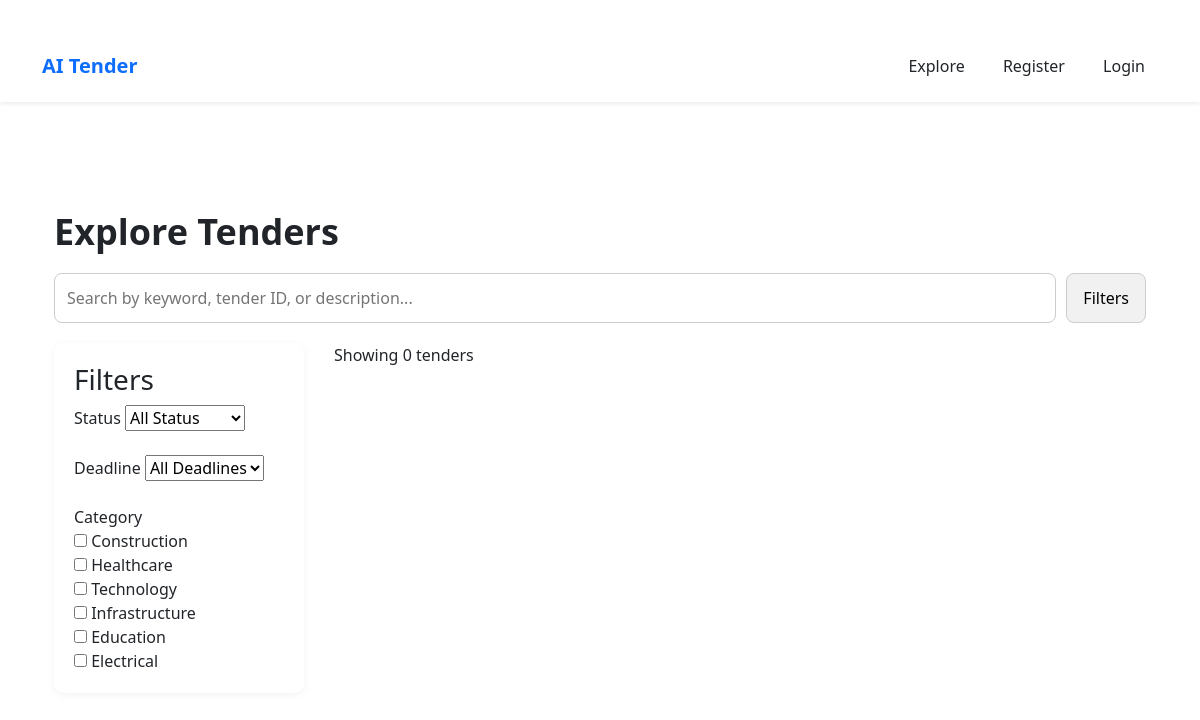
Before: /explore with the older database file.
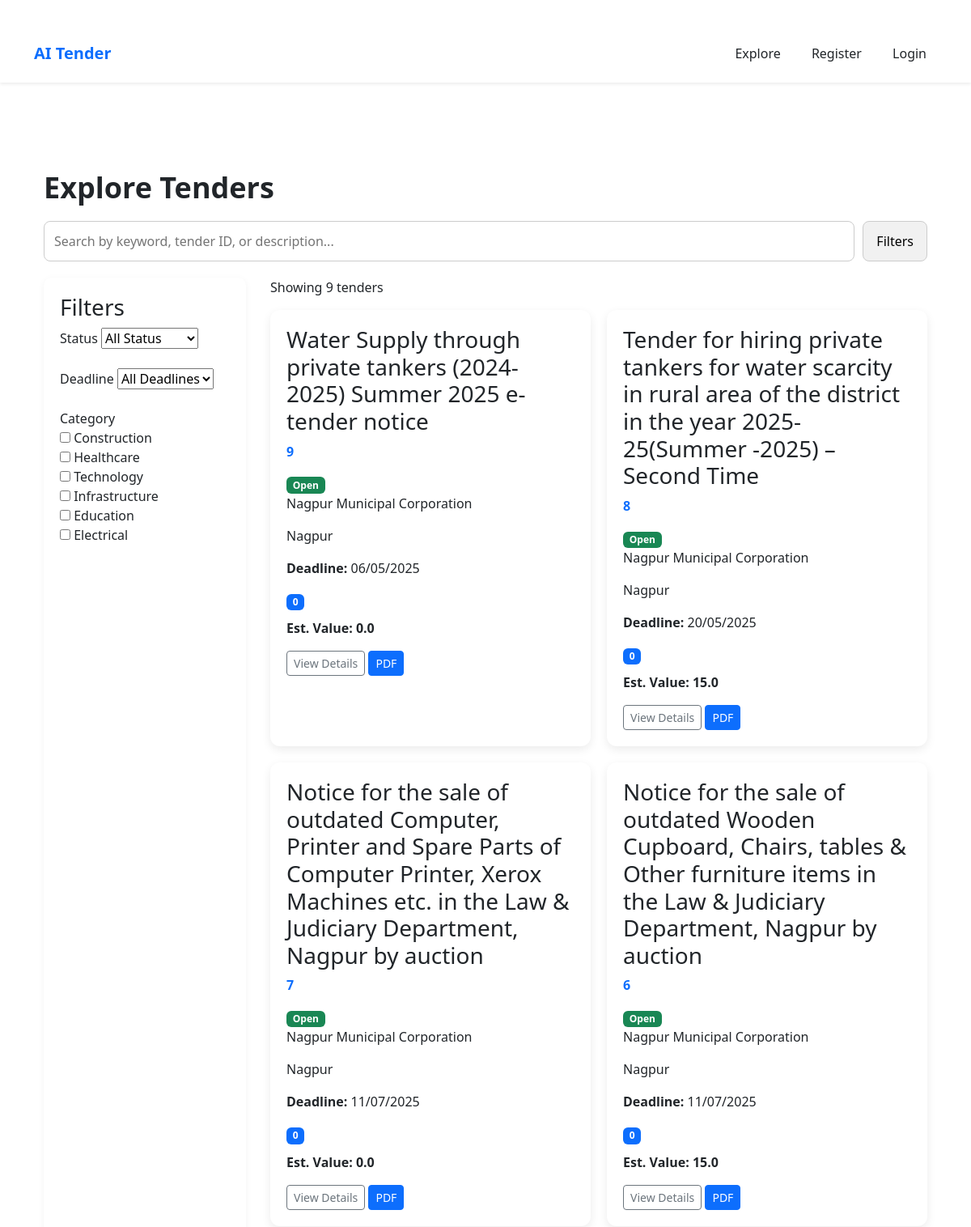
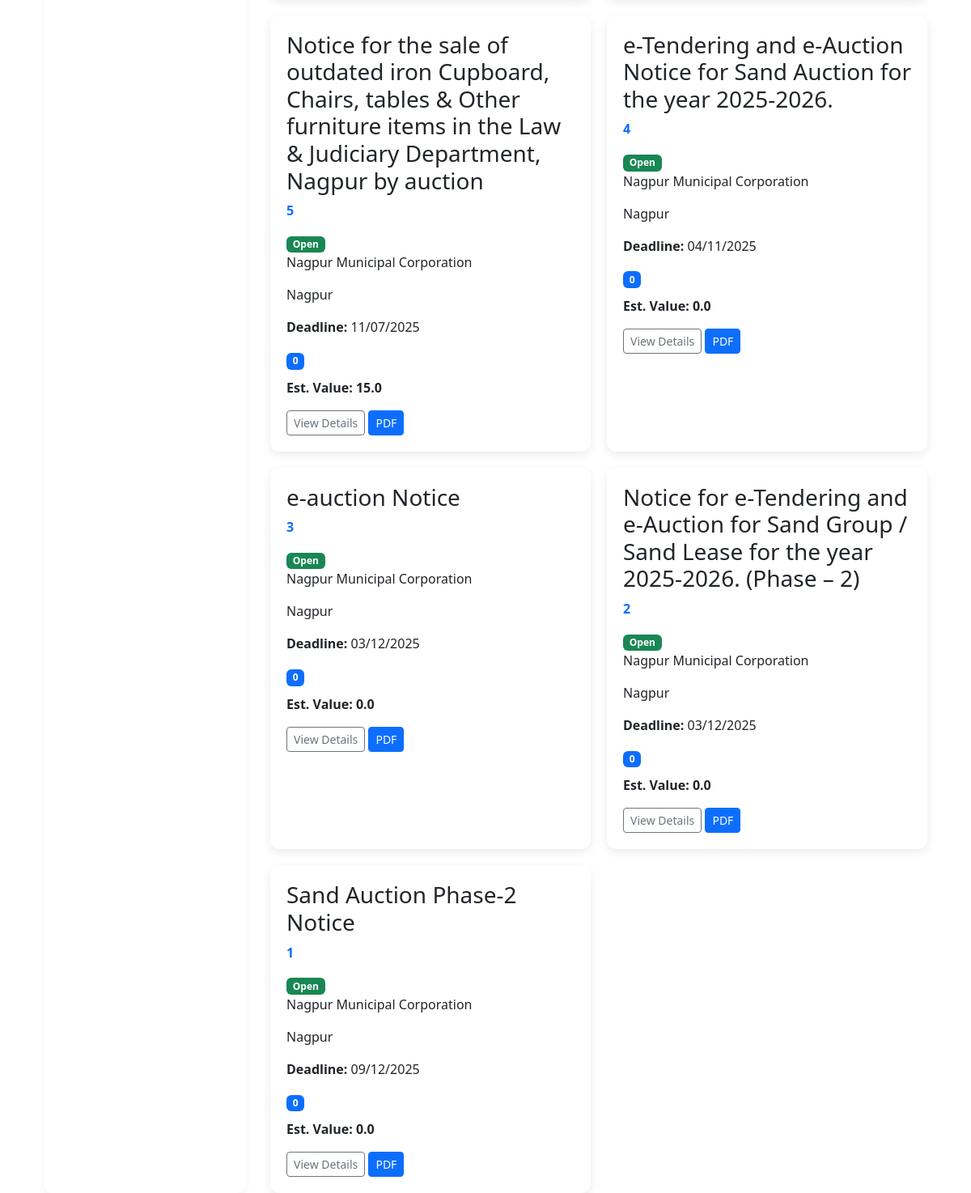
After: the same page with the newer database file (2 pictures, top to bottom).
### tables this page shows
CREATE TABLE tenders (
        id INTEGER PRIMARY KEY AUTOINCREMENT,
        title TEXT,
        department TEXT,
        location TEXT,
        deadline TEXT,
        emd INTEGER,
        category TEXT,
        description TEXT,
        relevance_score REAL,
        risk_score REAL,
        difficulty_score REAL,
        fit_score REAL
    );

### app.py (the view)
@app.route("/explore")
def explore():
    conn = get_connection()
    cursor = conn.cursor()
    cursor.execute("""
        SELECT id, title, department, location, deadline, emd,
               relevance_score, risk_score, difficulty_score, fit_score
        FROM tenders
        ORDER BY id DESC
    """)
    tenders = cursor.fetchall()
    conn.close()
    return render_template("explore.html", tenders=tenders)

### database.py (called while the page is built)
def get_connection():
    conn = sqlite3.connect(DB_NAME)
    conn.row_factory = sqlite3.Row
    return conn

### templates/explore.html (shortened to what this page needs)
{% extends "base.html" %}
{% block content %}
<div class="container">
<h1 class="title">Explore Tenders</h1>
<div class="search-bar">
<input type="text" placeholder="Search by keyword, tender ID, or description...">
<button class="filter-btn">Filters</button>
</div>
<div class="explore-layout">
<div class="filters">
<h3>Filters</h3>
<label>Status</label>
<select>
<option>All Status</option>
</select>
<br><br>
<label>Deadline</label>
<select>
<option>All Deadlines</option>
</select>
<br><br>
<label>Category</label><br>
<input type="checkbox"> Construction <br>
<input type="checkbox"> Healthcare <br>
<input type="checkbox"> Technology <br>
<input type="checkbox"> Infrastructure <br>
<input type="checkbox"> Education <br>
<input type="checkbox"> Electrical <br>
</div>
<div class="tenders">
<p>Showing {{ tenders|length }} tenders</p>
<div class="tender-grid">
{% for tender in tenders %}
<div class="tender-card">
<h3>{{ tender[1] }}</h3>
<p style="color:#0d6efd;font-weight:600;">
{{ tender[0] }}
</p>
<span class="badge bg-success">Open</span>
<p>{{ tender[2] }}</p>
<p>{{ tender[3] }}</p>
<p><b>Deadline:</b> {{ tender[4] }}</p>
<span class="badge bg-primary">{{ tender[5] }}</span>
<p style="margin-top:10px;font-weight:600;">
Est. Value: {{ tender[6] }}
</p>
<div style="margin-top:10px;">
<button class="btn btn-outline-secondary btn-sm">View Details</button>
<button class="btn btn-primary btn-sm">PDF</button>
</div>
</div>
{% endfor %}
</div>
</div>
</div>
</div>
{% endblock %}

### templates/base.html (shortened to what this page needs)
<!DOCTYPE html>
<html lang="en">
<head>
    <link href="https://cdn.jsdelivr.net/npm/bootstrap@5.3.2/dist/css/bootstrap.min.css" rel="stylesheet">
    <link rel="stylesheet" href="{{ url_for('static', filename='css/style.css') }}">
<link href="https://cdn.jsdelivr.net/npm/bootstrap@5.3.2/dist/css/bootstrap.min.css" rel="stylesheet">
</head>
<body>
<nav class="navbar navbar-expand-lg navbar-light shadow-sm py-3">
    <div class="container">
        <a class="navbar-brand fw-bold text-olive" href="/">AI Tender</a>
        <div class="ms-auto">
            <a href="/explore" class="btn btn-outline-olive me-2">Explore</a>
            <a href="/register" class="btn btn-beige me-2">Register</a>
            <a href="/login" class="btn btn-olive">Login</a>
        </div>
    </div>
</nav>
<div class="container mt-5">
    {% block content %}{% endblock %}
</div>
</body>
</html>

### static/css/style.css (style rules this page uses)
body { background:#f4f7fb; font-family:'Segoe UI', Tahoma, Geneva, Verdana, sans-serif; }
.badge { font-size:12px; padding:6px 10px; }
.navbar { background:white !important; box-shadow:0 4px 15px rgba(0,0,0,0.08); }
.navbar-brand { font-weight:700; color:#0d6efd !important; }
.container { width:90%; margin:auto; padding-top:30px; }
.title { font-size:36px; font-weight:700; margin-bottom:20px; }
.search-bar { display:flex; gap:10px; margin-bottom:20px; }
.search-bar input { flex:1; padding:12px; border-radius:8px; border:1px solid #ccc; }
.filter-btn { padding:10px 16px; background:#f1f1f1; border:1px solid #ccc; border-radius:8px; cursor:pointer; }
.explore-layout { display:flex; gap:30px; }
.filters { width:250px; background:white; padding:20px; border-radius:10px; box-shadow:0 2px 8px rgba(0,0,0,0.05); }
.tenders { flex:1; }
.tender-grid { display:grid; grid-template-columns:repeat(2,1fr); gap:20px; }
.tender-card { background:white; padding:20px; border-radius:12px; box-shadow:0 4px 12px rgba(0,0,0,0.08); }

Changed rows visible on the page:
added tenders: title "Water Supply through private tankers (2024-2025) Summer 2025 e-tender notice", id "9", department "Nagpur Municipal Corporation", location "Nagpur", deadline "06/05/2025", emd "0", relevance_score "0.0"
added tenders: title "Tender for hiring private tankers for water scarcity in rural area of the district in the year 2025-25(Summer -2025) – Second Time", id "8", department "Nagpur Municipal Corporation", location "Nagpur", deadline "20/05/2025", emd "0", relevance_score "15.0"
added tenders: title "Notice for the sale of outdated Computer, Printer and Spare Parts of Computer Printer, Xerox Machines etc. in the Law & Judiciary Department, Nagpur by auction", id "7", department "Nagpur Municipal Corporation", location "Nagpur", deadline "11/07/2025", emd "0", relevance_score "0.0"
added tenders: title "Notice for the sale of outdated Wooden Cupboard, Chairs, tables & Other furniture items in the Law & Judiciary Department, Nagpur by auction", id "6", department "Nagpur Municipal Corporation", location "Nagpur", deadline "11/07/2025", emd "0", relevance_score "15.0"
added tenders: title "Notice for the sale of outdated iron Cupboard, Chairs, tables & Other furniture items in the Law & Judiciary Department, Nagpur by auction", id "5", department "Nagpur Municipal Corporation", location "Nagpur", deadline "11/07/2025", emd "0", relevance_score "15.0"
added tenders: title "e-Tendering and e-Auction Notice for Sand Auction for the year 2025-2026.", id "4", department "Nagpur Municipal Corporation", location "Nagpur", deadline "04/11/2025", emd "0", relevance_score "0.0"
added tenders: title "e-auction Notice", id "3", department "Nagpur Municipal Corporation", location "Nagpur", deadline "03/12/2025", emd "0", relevance_score "0.0"
added tenders: title "Notice for e-Tendering and e-Auction for Sand Group / Sand Lease for the year 2025-2026. (Phase – 2)", id "2", department "Nagpur Municipal Corporation", location "Nagpur", deadline "03/12/2025", emd "0", relevance_score "0.0"
added tenders: title "Sand Auction Phase-2 Notice", id "1", department "Nagpur Municipal Corporation", location "Nagpur", deadline "09/12/2025", emd "0", relevance_score "0.0"
Other visible differences:
{{ tenders|length }}: "0" → "9"
